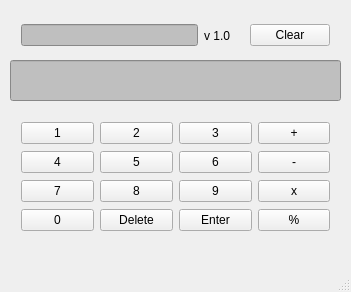
<?xml version="1.0" encoding="UTF-8"?>
<ui version="4.0">
 <class>MainWindow</class>
 <widget class="QMainWindow" name="MainWindow">
  <property name="enabled">
   <bool>true</bool>
  </property>
  <property name="geometry">
   <rect>
    <x>0</x>
    <y>0</y>
    <width>351</width>
    <height>292</height>
   </rect>
  </property>
  <property name="minimumSize">
   <size>
    <width>351</width>
    <height>292</height>
   </size>
  </property>
  <property name="maximumSize">
   <size>
    <width>351</width>
    <height>292</height>
   </size>
  </property>
  <property name="font">
   <font>
    <family>DejaVu Sans</family>
    <weight>50</weight>
    <italic>false</italic>
    <bold>false</bold>
   </font>
  </property>
  <property name="cursor">
   <cursorShape>ArrowCursor</cursorShape>
  </property>
  <property name="windowTitle">
   <string>Calculator</string>
  </property>
  <property name="windowIcon">
   <iconset resource="res.qrc">
    <normaloff>:/pictures/QtCalculatorIco.png</normaloff>:/pictures/QtCalculatorIco.png</iconset>
  </property>
  <property name="windowOpacity">
   <double>1.000000000000000</double>
  </property>
  <property name="styleSheet">
   <string notr="true">MainWindow {
background-color:#737373;
}</string>
  </property>
  <widget class="QWidget" name="centralWidget">
   <widget class="QWidget" name="horizontalLayoutWidget">
    <property name="geometry">
     <rect>
      <x>10</x>
      <y>110</y>
      <width>331</width>
      <height>136</height>
     </rect>
    </property>
    <layout class="QHBoxLayout" name="horizontalLayout">
     <item>
      <layout class="QGridLayout" name="gridLayout">
       <item row="2" column="0">
        <widget class="QPushButton" name="B_7">
         <property name="text">
          <string>7</string>
         </property>
         <property name="shortcut">
          <string>7</string>
         </property>
        </widget>
       </item>
       <item row="0" column="0">
        <widget class="QPushButton" name="B_1">
         <property name="autoFillBackground">
          <bool>false</bool>
         </property>
         <property name="styleSheet">
          <string notr="true"/>
         </property>
         <property name="text">
          <string>1</string>
         </property>
         <property name="shortcut">
          <string>1</string>
         </property>
        </widget>
       </item>
       <item row="1" column="0">
        <widget class="QPushButton" name="B_4">
         <property name="text">
          <string>4</string>
         </property>
         <property name="shortcut">
          <string>4</string>
         </property>
        </widget>
       </item>
       <item row="3" column="0">
        <widget class="QPushButton" name="B_0">
         <property name="text">
          <string>0</string>
         </property>
         <property name="shortcut">
          <string>0</string>
         </property>
        </widget>
       </item>
      </layout>
     </item>
     <item>
      <layout class="QGridLayout" name="gridLayout_4">
       <item row="2" column="0">
        <widget class="QPushButton" name="B_8">
         <property name="text">
          <string>8</string>
         </property>
         <property name="shortcut">
          <string>8</string>
         </property>
        </widget>
       </item>
       <item row="0" column="0">
        <widget class="QPushButton" name="B_2">
         <property name="text">
          <string>2</string>
         </property>
         <property name="shortcut">
          <string>2</string>
         </property>
        </widget>
       </item>
       <item row="1" column="0">
        <widget class="QPushButton" name="B_5">
         <property name="text">
          <string>5</string>
         </property>
         <property name="shortcut">
          <string>5</string>
         </property>
        </widget>
       </item>
       <item row="3" column="0">
        <widget class="QPushButton" name="pushButton_Clear">
         <property name="text">
          <string>Delete</string>
         </property>
         <property name="shortcut">
          <string>Backspace</string>
         </property>
        </widget>
       </item>
      </layout>
     </item>
     <item>
      <layout class="QGridLayout" name="gridLayout_2">
       <item row="2" column="0">
        <widget class="QPushButton" name="B_9">
         <property name="text">
          <string>9</string>
         </property>
         <property name="shortcut">
          <string>9</string>
         </property>
        </widget>
       </item>
       <item row="0" column="0">
        <widget class="QPushButton" name="B_3">
         <property name="text">
          <string>3</string>
         </property>
         <property name="shortcut">
          <string>3</string>
         </property>
        </widget>
       </item>
       <item row="1" column="0">
        <widget class="QPushButton" name="B_6">
         <property name="text">
          <string>6</string>
         </property>
         <property name="shortcut">
          <string>6</string>
         </property>
        </widget>
       </item>
       <item row="3" column="0">
        <widget class="QPushButton" name="pushButton_Enter">
         <property name="text">
          <string>Enter</string>
         </property>
         <property name="shortcut">
          <string>Return</string>
         </property>
        </widget>
       </item>
      </layout>
     </item>
     <item>
      <layout class="QGridLayout" name="gridLayout_3">
       <item row="2" column="0">
        <widget class="QPushButton" name="pushButton_Multiply">
         <property name="text">
          <string>x</string>
         </property>
         <property name="shortcut">
          <string>*</string>
         </property>
        </widget>
       </item>
       <item row="0" column="0">
        <widget class="QPushButton" name="pushButton_Plus">
         <property name="text">
          <string>+</string>
         </property>
         <property name="shortcut">
          <string>+</string>
         </property>
        </widget>
       </item>
       <item row="1" column="0">
        <widget class="QPushButton" name="pushButton_Minus">
         <property name="text">
          <string>-</string>
         </property>
         <property name="shortcut">
          <string>-</string>
         </property>
        </widget>
       </item>
       <item row="3" column="0">
        <widget class="QPushButton" name="pushButton_Divide">
         <property name="text">
          <string>%</string>
         </property>
         <property name="shortcut">
          <string>/</string>
         </property>
        </widget>
       </item>
      </layout>
     </item>
    </layout>
   </widget>
   <widget class="QLineEdit" name="output">
    <property name="geometry">
     <rect>
      <x>10</x>
      <y>60</y>
      <width>331</width>
      <height>41</height>
     </rect>
    </property>
    <property name="styleSheet">
     <string notr="true">#output {
background-color: #bfbfbf;
}</string>
    </property>
   </widget>
   <widget class="QWidget" name="horizontalLayoutWidget_2">
    <property name="geometry">
     <rect>
      <x>10</x>
      <y>-20</y>
      <width>331</width>
      <height>111</height>
     </rect>
    </property>
    <layout class="QHBoxLayout" name="horizontalLayout_2">
     <item>
      <widget class="QLineEdit" name="input1">
       <property name="sizePolicy">
        <sizepolicy hsizetype="Preferred" vsizetype="Fixed">
         <horstretch>0</horstretch>
         <verstretch>0</verstretch>
        </sizepolicy>
       </property>
       <property name="cursor">
        <cursorShape>ArrowCursor</cursorShape>
       </property>
       <property name="styleSheet">
        <string notr="true">#input1 {
background-color: #bfbfbf;
}</string>
       </property>
      </widget>
     </item>
     <item>
      <widget class="QLabel" name="label">
       <property name="maximumSize">
        <size>
         <width>40</width>
         <height>16777215</height>
        </size>
       </property>
       <property name="text">
        <string>v 1.0</string>
       </property>
      </widget>
     </item>
     <item>
      <widget class="QPushButton" name="pushButton_Clear_Everything">
       <property name="sizePolicy">
        <sizepolicy hsizetype="Fixed" vsizetype="Fixed">
         <horstretch>2</horstretch>
         <verstretch>0</verstretch>
        </sizepolicy>
       </property>
       <property name="styleSheet">
        <string notr="true">/* #pushButton_Clear_Everything {
     background-color: #ff3333;
 }
 #pushButton_Clear_Everything:pressed {
     background-color: #fb0019;     
 }
 #pushButton_Clear_Everything:hover {
     background-color: #e6e6ff;
 } */</string>
       </property>
       <property name="text">
        <string>Clear</string>
       </property>
       <property name="shortcut">
        <string>Ctrl+Backspace</string>
       </property>
       <property name="checkable">
        <bool>false</bool>
       </property>
      </widget>
     </item>
    </layout>
   </widget>
  </widget>
  <widget class="QStatusBar" name="statusBar"/>
  <widget class="QMenuBar" name="menuBar">
   <property name="geometry">
    <rect>
     <x>0</x>
     <y>0</y>
     <width>351</width>
     <height>25</height>
    </rect>
   </property>
  </widget>
 </widget>
 <layoutdefault spacing="6" margin="11"/>
 <resources>
  <include location="res.qrc"/>
 </resources>
 <connections/>
</ui>
